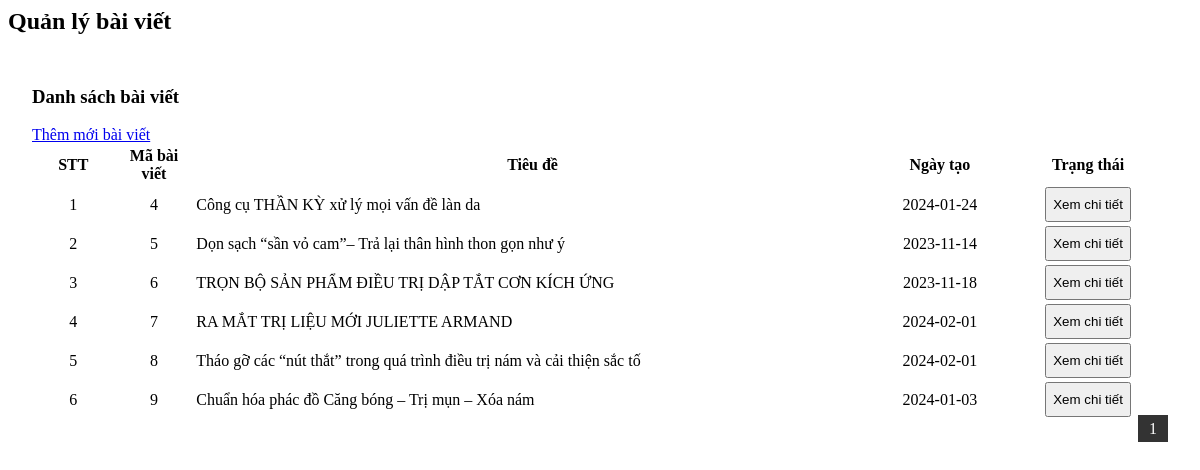
Page /admin/modules/tintuc/new.php on the committed database.
### tables this page shows
CREATE TABLE `news` (
  `id` int(50) NOT NULL,
  `title` varchar(500) NOT NULL,
  `content` varchar(3550) NOT NULL,
  `image` varchar(255) NOT NULL,
  `short_description` varchar(255) NOT NULL,
  `createdAT` date NOT NULL DEFAULT current_timestamp(),
  `updatedAt` date NOT NULL DEFAULT current_timestamp()
);

### admin/modules/tintuc/new.php (the view, shortened to what this page needs)
<?php
$sql = "SELECT COUNT(id) as total from news";
$result = mysqli_query($connect, $sql);
$row = mysqli_fetch_assoc($result);
$total_records = $row['total'];
$current_page = isset($_GET['page']) ? $_GET['page'] : 1;
$limit = 7;
$total_page = ceil($total_records / $limit);
$start = ($current_page - 1) * $limit;
$feedback = mysqli_query($connect, "SELECT * FROM news LIMIT $start, $limit");
?>
<section class="content-header" style="padding-bottom: 12px;">
    <h1>
        Quản lý bài viết
    </h1>
</section>
<section class="content" style="position: relative;">
    <div class="box">
        <div class="box-header with-border">
            <h3 class="box-title">Danh sách bài viết</h3>
        </div>
        <div class="box-body">
            <a href="../admin/index.php?quanly=add-new" class="btn btn-success" style="margin-bottom: 12px">Thêm mới bài viết</a>
            <table class="table table-bordered table-hover">
                <thead>
                    <tr>
                        <th>STT</th>
                        <th>Mã bài viết</th>
                        <th>Tiêu đề</th>
                        <th>Ngày tạo</th>
                        <th>Trạng thái</th>
                    </tr>
                </thead>
                <tbody>
                    <?php foreach ($feedback as $key => $value) : ?>
                        <tr>
                            <td style="width: 7%">
                                <?php echo $key + 1 ?>
                            </td>
                            <td style="width: 7%">
                                <?php echo $value['id'] ?>
                            </td>
                            <td style="width: 60%; text-align: start"><?php echo $value['title'] ?></td>
                            <td><?php echo $value['createdAT'] ?></td>
                            <td>
                                <button onclick="handleOpenModal(<?php echo $value['id'] ?>)" class="btn btn-primary">Xem chi tiết</button>
                            </td>
                        </tr>
                    <?php endforeach ?>
                </tbody>
            </table>
            <div class="pagination">
                <?php
                for ($i = 1; $i <= $total_page; $i++) {
                    if ($i == $current_page) {
                        echo '<span class="current-page">' . $i . '</span>  ';
                    } else {
                        echo '<a class="link-page" href="index.php?quanly=news&page=' . $i . '">' . $i . '</a>  ';
                    }
                }
                ?>
            </div>
        </div>
    </div>
</section>

### admin/modules/tintuc/new.php (style rules this page uses)
th, td { text-align: center; }
.content { padding: 0 24px; font-size: 16px; }
.btn { height: 35px; }
.pagination { float: right; }
.current-page { border: 1px solid #333; color: white; background-color: #333; padding: 4px 10px; }

### rows in the picture
news: id "4", title "Công cụ THẦN KỲ xử lý mọi vấn đề làn da", createdAT "2024-01-24"
news: id "5", title "Dọn sạch “sần vỏ cam”– Trả lại thân hình thon gọn như ý", createdAT "2023-11-14"
news: id "6", title "TRỌN BỘ SẢN PHẨM ĐIỀU TRỊ DẬP TẮT CƠN KÍCH ỨNG", createdAT "2023-11-18"
news: id "7", title "RA MẮT TRỊ LIỆU MỚI JULIETTE ARMAND", createdAT "2024-02-01"
news: id "8", title "Tháo gỡ các “nút thắt” trong quá trình điều trị nám và cải thiện sắc tố", createdAT "2024-02-01"
news: id "9", title "Chuẩn hóa phác đồ Căng bóng – Trị mụn – Xóa nám", createdAT "2024-01-03"
